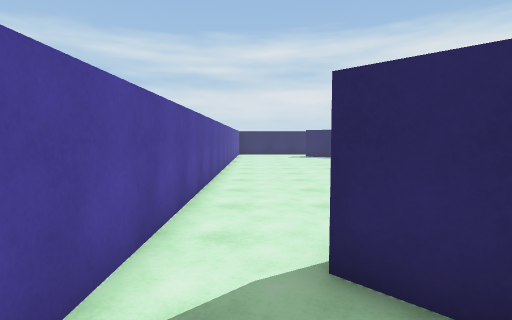
View 1 (above)

23 first-person views from a walk through a 3-D level made in the Unity game engine. The camera is 1.4 m above the floor, tilts 4° down and sees 80° across. The floor is counted in squares, 1 m on a side. Each view is taken from the middle of a square. On the plan, view 1 faces up. The plan holds only what a view shows up to about 14 squares ahead; the rest is blank. The player is left out. Surface patterns are stand-ins for the level's own textures.

View 2
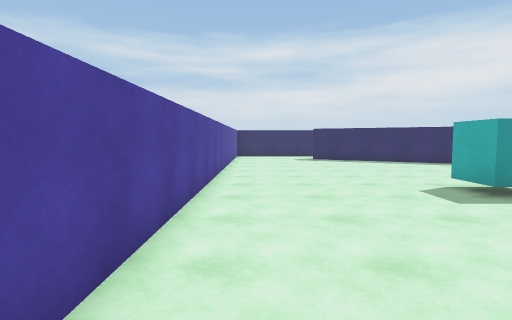

View 3
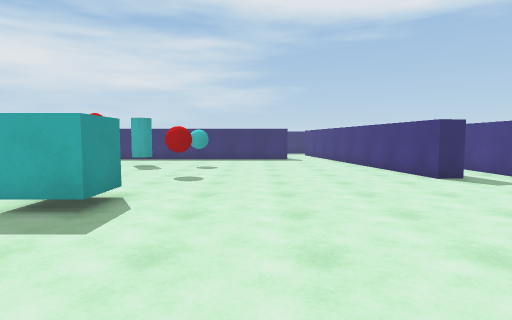

View 4
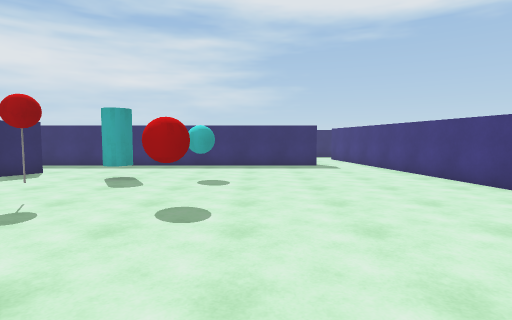

View 5
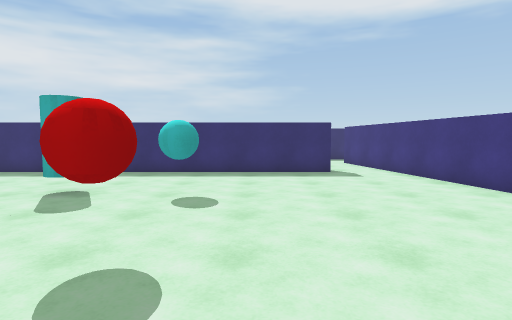

View 6
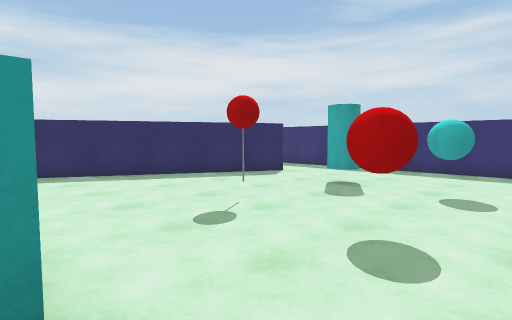

View 7
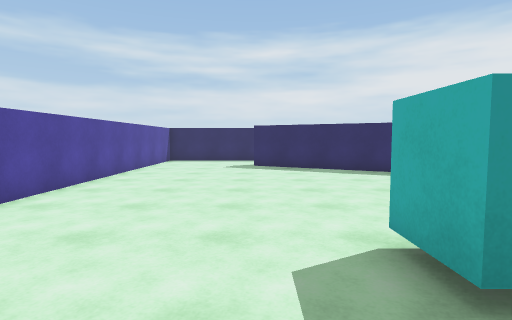

View 8
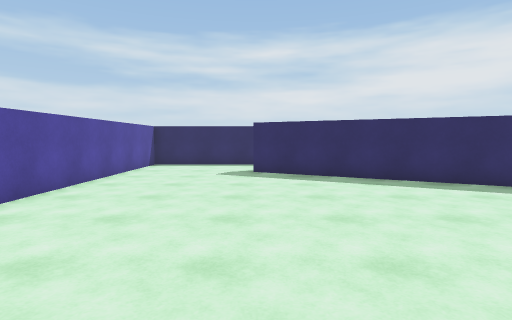

View 9
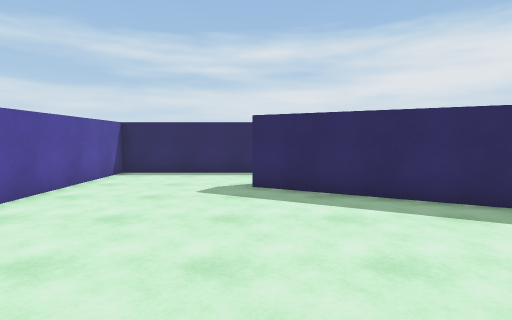

View 10
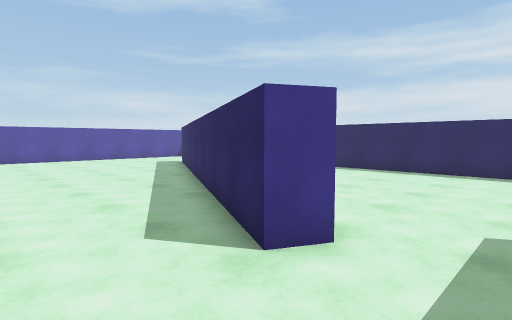

View 11
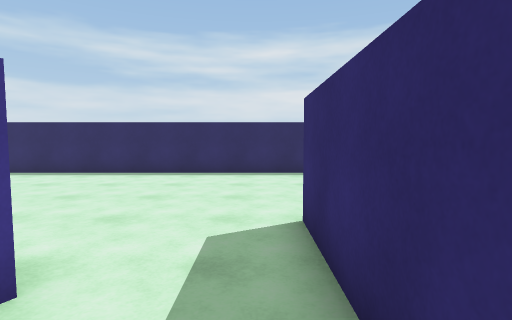

View 12
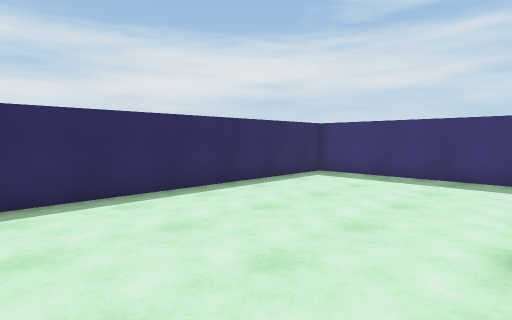

View 13
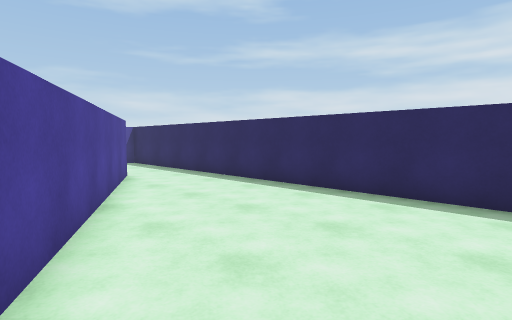

View 14
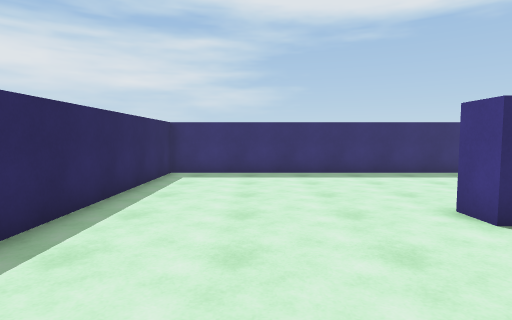

View 15
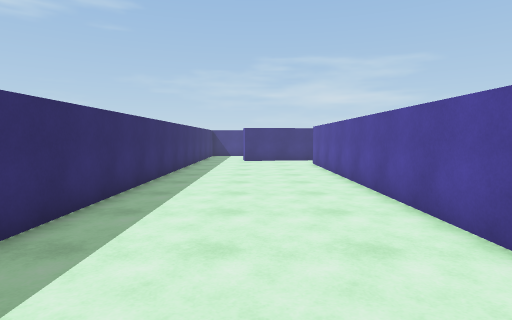

View 16
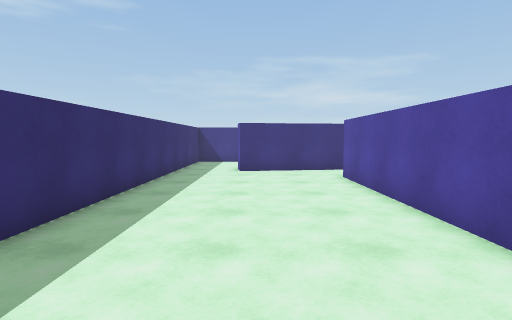

View 17
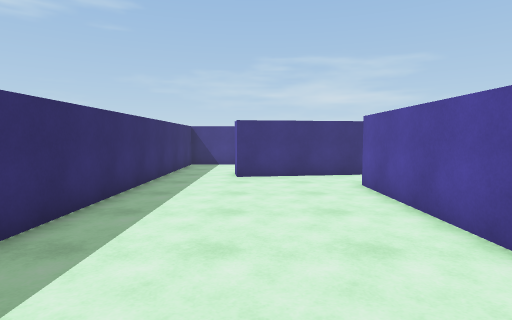

View 18
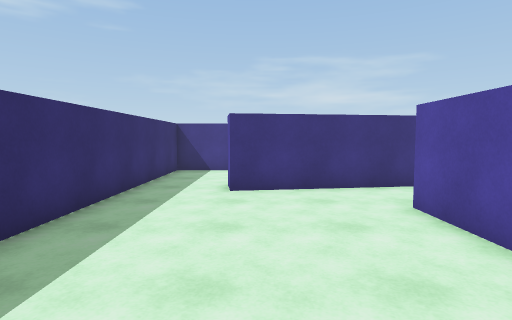

View 19
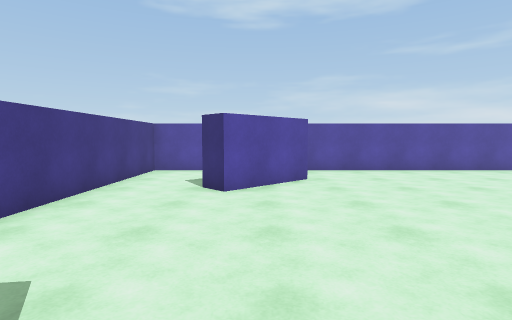

View 20
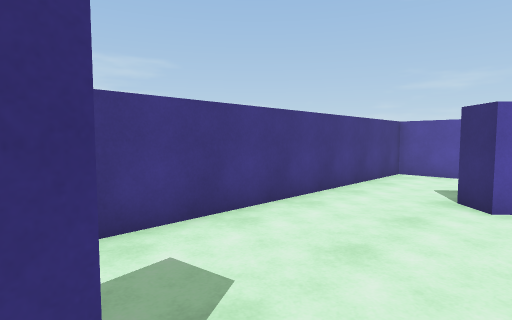

View 21
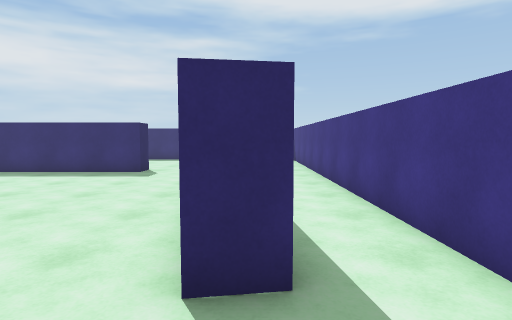

View 22
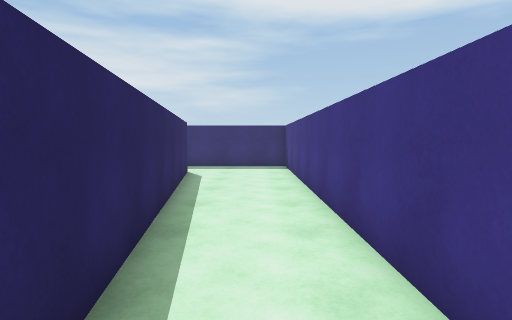

View 23
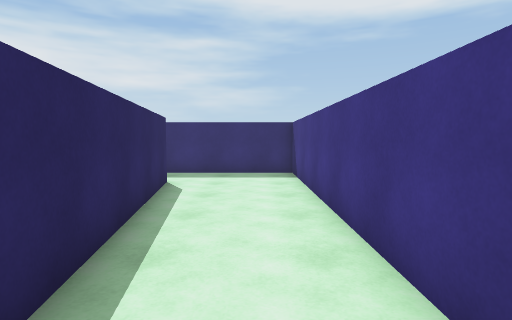

### Floor plan
Points are (right, up) in squares from view 1. A wall is a line through its corners. A room is listed if a view was taken in it or the views show most of it. See-through windows are left out.
Room 1 (views 1, 2, 3, 4, 5, 6, 7, 8, 9, 10, 11, 19, 20, 21, 22)
walls: (1.5, 3.8) (4, 1.2) (3.2, 0.4); (1.8, 2) (0.8, 3.1); (10.7, -0.4) (10.6, 0.6) (22.5, 2.4); (17.9, 17.7) (17.4, 16.7) (3.9, 23.8); (15.3, 0.3) (14.3, 0.2); (20.8, 15.9) (20.8, 18.6); (4.3, 24.8) (7.3, 23.2); (-1.5, -0.2) (-1.5, -2.5) (16.5, -2.5); (21.8, 4.8) (20.8, 4.8) (20.8, 13.4); (7.5, 27.5) (-1.5, 27.5) (-1.5, 1.6)
ways out: opening at (6.8, 25.5) to room 2; opening at (19, 18) to room 2; opening at (21.5, 3.5) to room 2; opening at (15.5, -1.5) to room 3
objects: cyan cube (6, 10) to (7, 12); red ball (11, 10) to (12, 10); other object (12, 13); cyan ball (15, 10) to (16, 10); cyan cylinder (16, 13)
Room 2 (views 12, 13, 14, 15, 16, 17, 18)
walls: (20.8, 18.6) (20.8, 20.1) (21.9, 20.1); (21.8, 18.4) (21.8, 4.8); (7.3, 23.2) (12.9, 20.2); (22.5, 2.4) (25.7, 2.9) (25.8, 1.9); (28.5, 1.5) (28.5, 27.5) (7.5, 27.5)
ways out: opening at (6.8, 25.5) to room 1; opening at (19, 18) to room 1; opening at (21.5, 3.5) to room 1; opening at (27.5, 2.5) to room 3
Room 3 (view 23)
walls: (25.8, 1.9) (15.3, 0.3); (16.5, -2.5) (28.5, -2.5) (28.5, 1.5)
ways out: opening at (15.5, -1.5) to room 1; opening at (27.5, 2.5) to room 2

Positions as (right, up) in squares from view 1, and headings:
1: (0, 0), facing up
2: (0, 3), facing up
3: (0, 7), facing right
4: (5, 8), facing right
5: (8, 8), facing right
6: (7, 8), facing up-right
7: (4, 8), facing up
8: (4, 11), facing up
9: (4, 15), facing up
10: (20, 14), facing up-left
11: (20, 15), facing up
12: (17, 20), facing up-right
13: (16, 20), facing up-left
14: (16, 24), facing right
15: (25, 22), facing down
16: (25, 16), facing down
17: (25, 14), facing down
18: (25, 11), facing down
19: (12, 2), facing left
20: (11, 2), facing down-left
21: (8, 0), facing right
22: (13, -1), facing right
23: (16, -1), facing right
